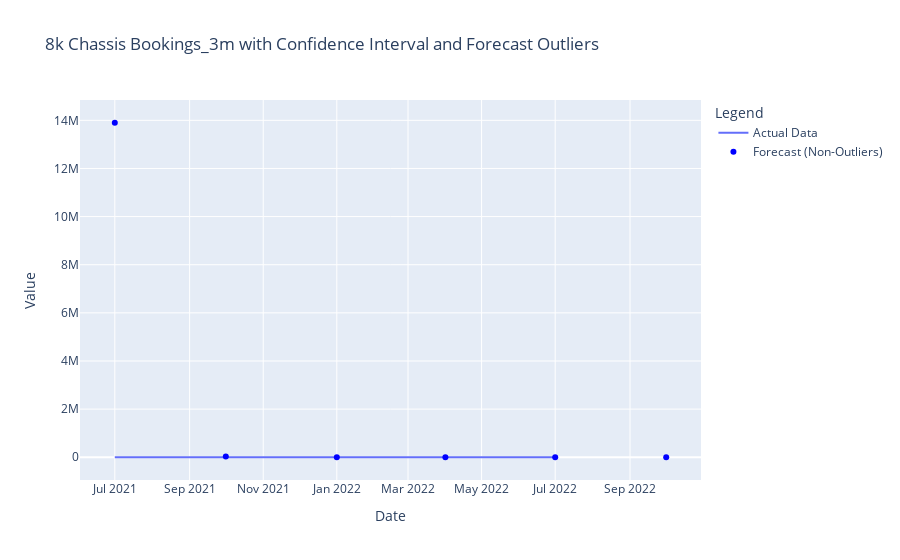

The notebook cell saved with this chart:
### Code cell
# Call the function to create the plot
plot_with_confidence_interval_and_forecast_outliers(
    actual_data=actual_data['Bookings_3m'], 
    confidence_interval=confidence_interval, 
    forecast_data=forecast_data['Forecast_3m'], 
    forecast_outliers=forecast_outliers, 
    title='8k Chassis Bookings_3m with Confidence Interval and Forecast Outliers'
)

### Figure 1 — Plotly figure (JSON) as saved in the notebook; plotly's stock layout.template omitted (floating-point values rounded to 4 significant figures)
{"data": [{"mode": "lines", "name": "Actual Data", "type": "scatter", "x": ["2021-07-01T00:00:00", "2021-10-01T00:00:00", "2022-01-01T00:00:00", "2022-04-01T00:00:00", "2022-07-01T00:00:00"], "y": [2, 104, 58, 53, 91]}, {"fill": "toself", "fillcolor": "rgba(255,0,0,0.2)", "hoverinfo": "skip", "line": {"color": "rgba(255,0,0,0)"}, "showlegend": false, "type": "scatter", "x": ["2021-07-01T00:00:00", "2021-10-01T00:00:00", "2022-01-01T00:00:00", "2022-04-01T00:00:00", "2022-07-01T00:00:00", "2022-07-01T00:00:00", "2022-04-01T00:00:00", "2022-01-01T00:00:00", "2021-10-01T00:00:00", "2021-07-01T00:00:00"], "y": [null, -163.4, -98.58, -12.67, 5.39, 129.3, 156.0, 207.9, 269.4, null]}, {"marker": {"color": "blue"}, "mode": "markers", "name": "Forecast (Non-Outliers)", "type": "scatter", "x": ["2022-01-01T00:00:00", "2022-04-01T00:00:00", "2021-07-01T00:00:00", "2022-07-01T00:00:00", "2021-10-01T00:00:00", "2022-10-01T00:00:00"], "y": [84, 104, 13899467, 102, 36130, 102]}, {"marker": {"color": "orange"}, "mode": "markers", "name": "Forecast (Outliers)", "type": "scatter", "x": ["2022-01-01T00:00:00", "2022-04-01T00:00:00", "2021-07-01T00:00:00", "2022-07-01T00:00:00", "2021-10-01T00:00:00", "2022-10-01T00:00:00"], "y": []}], "layout": {"legend": {"title": {"text": "Legend"}}, "title": {"text": "8k Chassis Bookings_3m with Confidence Interval and Forecast Outliers"}, "xaxis": {"title": {"text": "Date"}}, "yaxis": {"title": {"text": "Value"}}}}
